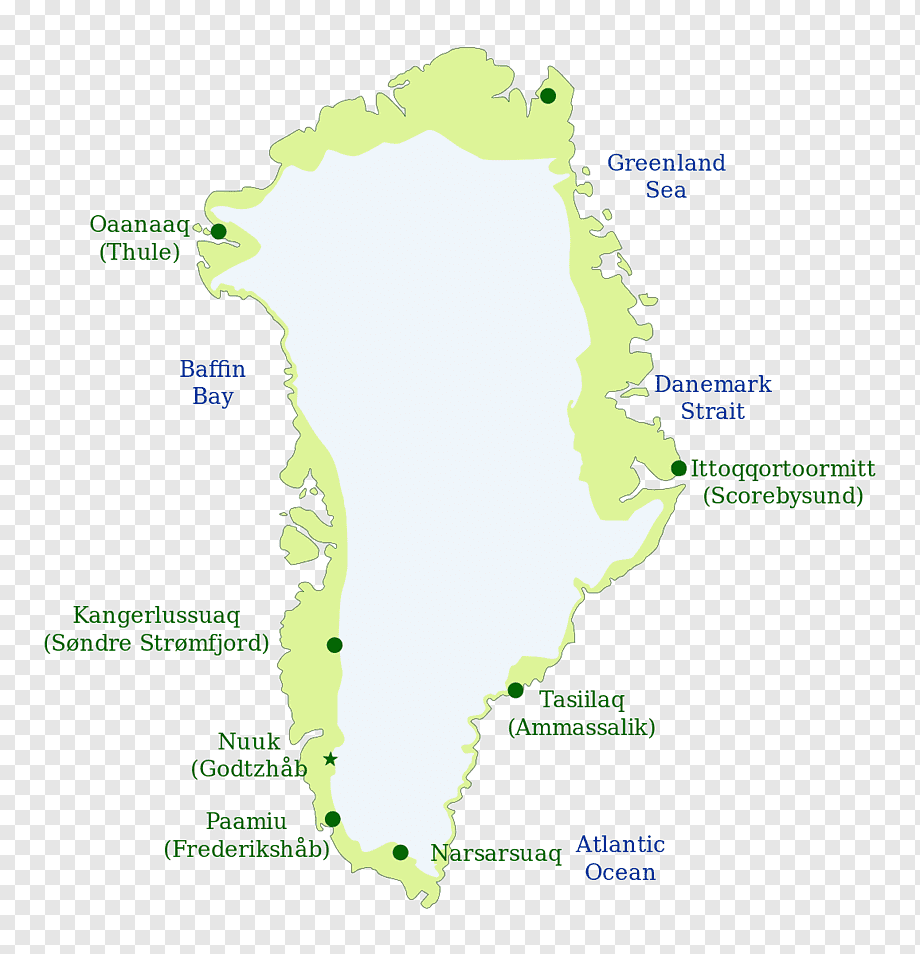
#> input picture map.png, 920 x 954 px
$ python main.py
#> lines starting #> are read from the running program, lines starting #| are printed output that depends on the picture; after the words box and inside, x2 and y2 are one past the last pixel; in counts of white or black regions, pixels touching at a corner belong together
### bayes.py
import sys
import itertools
import random
import numpy as np
import cv2 as cv
from numpy.lib.type_check import imag

MAP_FILE = 'map.png'
SA1_CORNERS = (130, 265, 180, 315)
SA2_CORNERS = (80, 255, 130, 305)
SA3_CORNERS = (105, 205, 155, 255)


class Search():

    def __init__(self, name):
#> called with name = 'Greenland'
        self.name = name
        self.img = cv.imread(MAP_FILE, cv.IMREAD_COLOR)
#> self.img is the input picture: shape (954, 920, 3); mean B, G, R 234, 240.6, 236.4
        if self.img is None:
            print('Error! Could not open map file {}'.format(MAP_FILE), file=sys.stderr)
            sys.exit(1)

        self.area_actual = 0
        self.sailor_actual = [0, 0] #local coordinates search area

        self.sa1 = self.img[SA1_CORNERS[1] : SA1_CORNERS[3],
                            SA1_CORNERS[0] : SA1_CORNERS[2]]
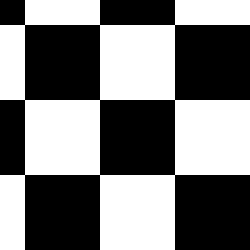
#> self.sa1: shape (50, 50, 3) (shown 5 times larger); values 230 (black) and 255 (white), 48% white; 1 white region, box (x1, y1, x2, y2) and area: (0, 0, 50, 50) 1200
        self.sa2 = self.img[SA2_CORNERS[1] : SA2_CORNERS[3],
                            SA2_CORNERS[0] : SA2_CORNERS[2]]
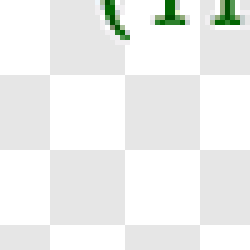
#> self.sa2: shape (50, 50, 3) (shown 5 times larger); mean B, G, R 238.3, 240, 238.3
        self.sa3 = self.img[SA3_CORNERS[1] : SA3_CORNERS[3],
                            SA3_CORNERS[0] : SA3_CORNERS[2]]
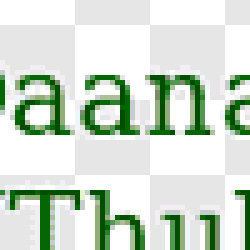
#> self.sa3: shape (50, 50, 3) (shown 5 times larger); mean B, G, R 207.4, 220.6, 208.2

        self.p1 = 0.2
        self.p2 = 0.5
        self.p3 = 0.3

        self.sep1 = 0
        self.sep2 = 0
        self.sep3 = 0


    def draw_map(self, last_known):
        #Display fullskale map with last knonw position marker
#> called with last_known = (160, 290)
        cv.line(self.img, (20, 370), (70, 370), (0, 0, 0), 2)
#> self.img: shape (954, 920, 3); 0.02% of pixels changed, all inside (x1, y1, x2, y2) = (19, 369, 72, 372)
        cv.putText(self.img, '0', (8, 370), cv.FONT_HERSHEY_PLAIN, 1, (0, 0, 0))
#> self.img: shape (954, 920, 3); mean B, G, R 233.9, 240.5, 236.3
        cv.putText(self.img, '50 Nautical Miles ', (71, 370), cv.FONT_HERSHEY_PLAIN, 1, (0, 0, 0))

        cv.rectangle(self.img, (SA1_CORNERS[1], SA1_CORNERS[3],
                                SA1_CORNERS[0], SA1_CORNERS[2]), (0, 0, 0), 1)
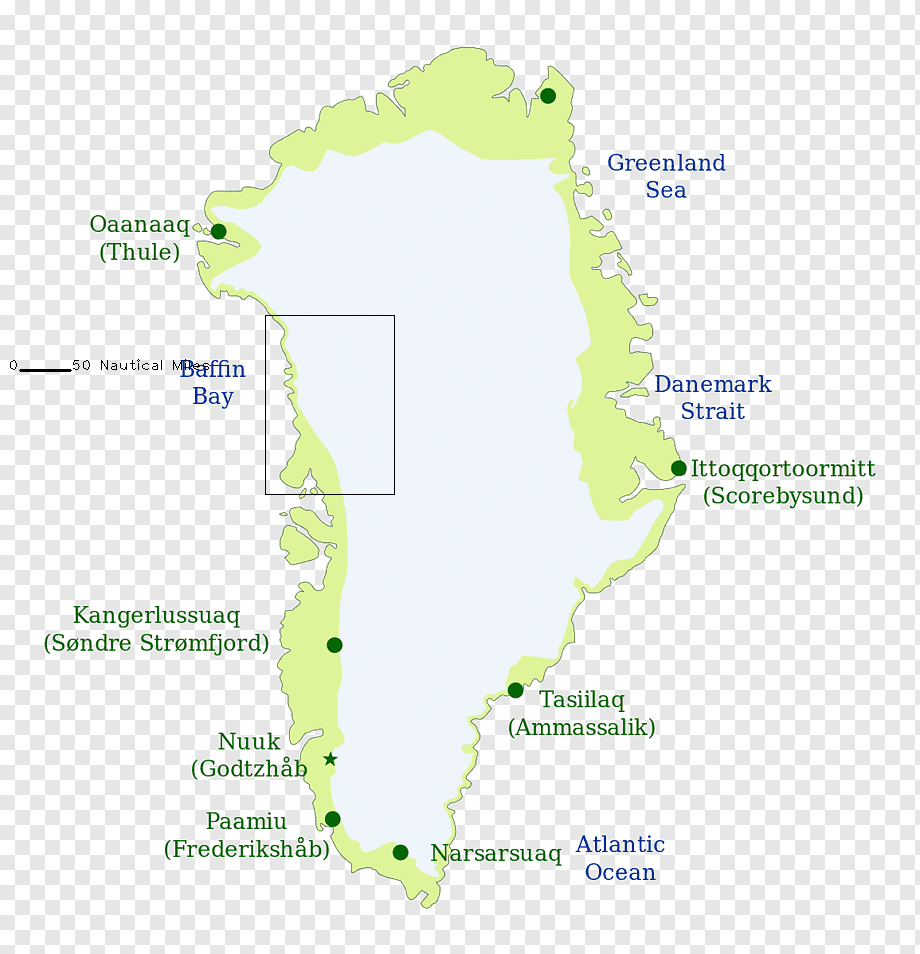
#> self.img: shape (954, 920, 3); mean B, G, R 233.7, 240.3, 236.1
        cv.putText(self.img, '1', (SA1_CORNERS[0]+3, SA1_CORNERS[1] + 15), cv.FONT_HERSHEY_PLAIN, 1, 0)
#> self.img: shape (954, 920, 3); under 0.01% of pixels changed, all inside (x1, y1, x2, y2) = (136, 270, 139, 280)
        cv.rectangle(self.img, (SA2_CORNERS[0], SA2_CORNERS[1]), (SA2_CORNERS[2], SA2_CORNERS[3]), (0, 0, 0), 1)
#> self.img: shape (954, 920, 3); mean B, G, R 233.6, 240.2, 236
        cv.putText(self.img, '2', (SA2_CORNERS[0] + 3, SA2_CORNERS[1] + 15), cv.FONT_HERSHEY_PLAIN, 1, 0)
#> self.img: shape (954, 920, 3); mean B, G, R 233.6, 240.2, 236
        cv.rectangle(self.img, (SA3_CORNERS[0], SA3_CORNERS[1]), (SA3_CORNERS[2], SA3_CORNERS[3]), (0, 0, 0), 1)
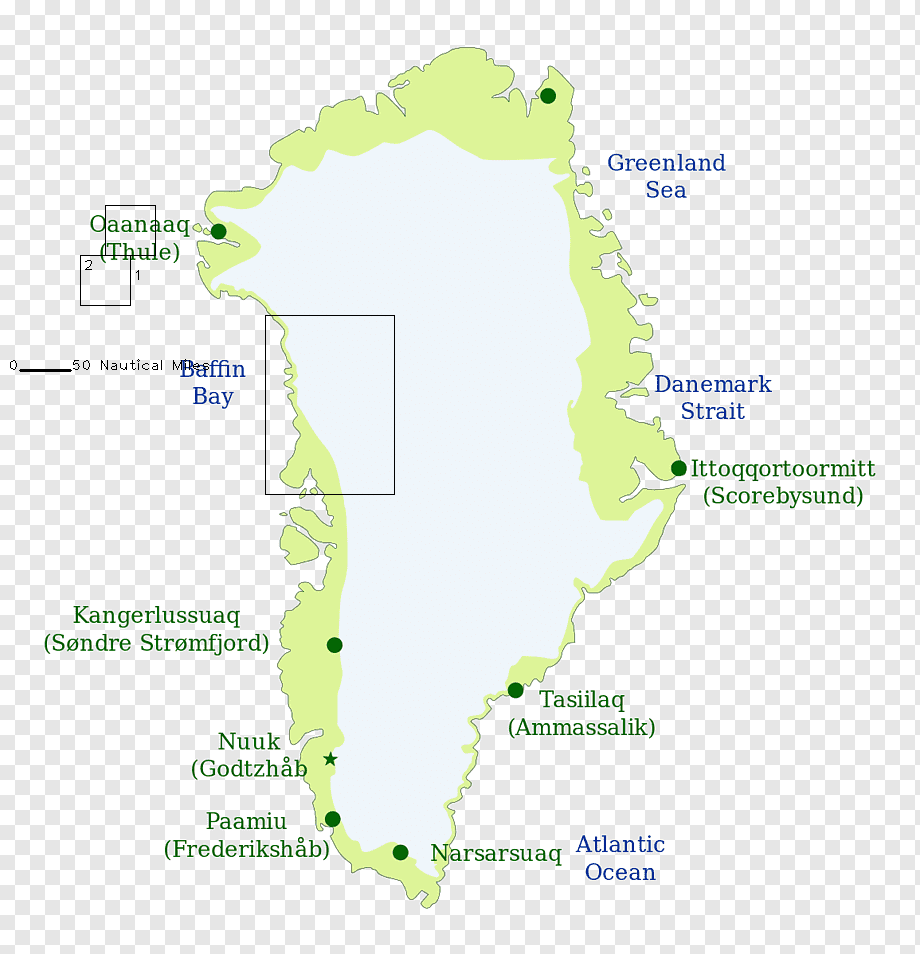
#> self.img: shape (954, 920, 3); mean B, G, R 233.6, 240.2, 236
        cv.putText(self.img, '3', (SA3_CORNERS[0] + 3, SA3_CORNERS[1] + 15), cv.FONT_HERSHEY_PLAIN, 1, 0)
#> self.img: shape (954, 920, 3); under 0.01% of pixels changed, all inside (x1, y1, x2, y2) = (110, 210, 117, 220)

        cv.putText(self.img, '+', (last_known), cv.FONT_HERSHEY_PLAIN, 1, (0, 0, 255))
#> self.img: shape (954, 920, 3); mean B, G, R 233.6, 240.1, 236
        cv.putText(self.img, '+ = Last known position', (274, 355), cv.FONT_HERSHEY_PLAIN, 1, (0, 0, 255))
#> self.img: shape (954, 920, 3); mean B, G, R 233.5, 240.1, 236
        cv.putText(self.img, '* = Actual Position', (275, 370), cv.FONT_HERSHEY_PLAIN, 1, (255, 0, 0))
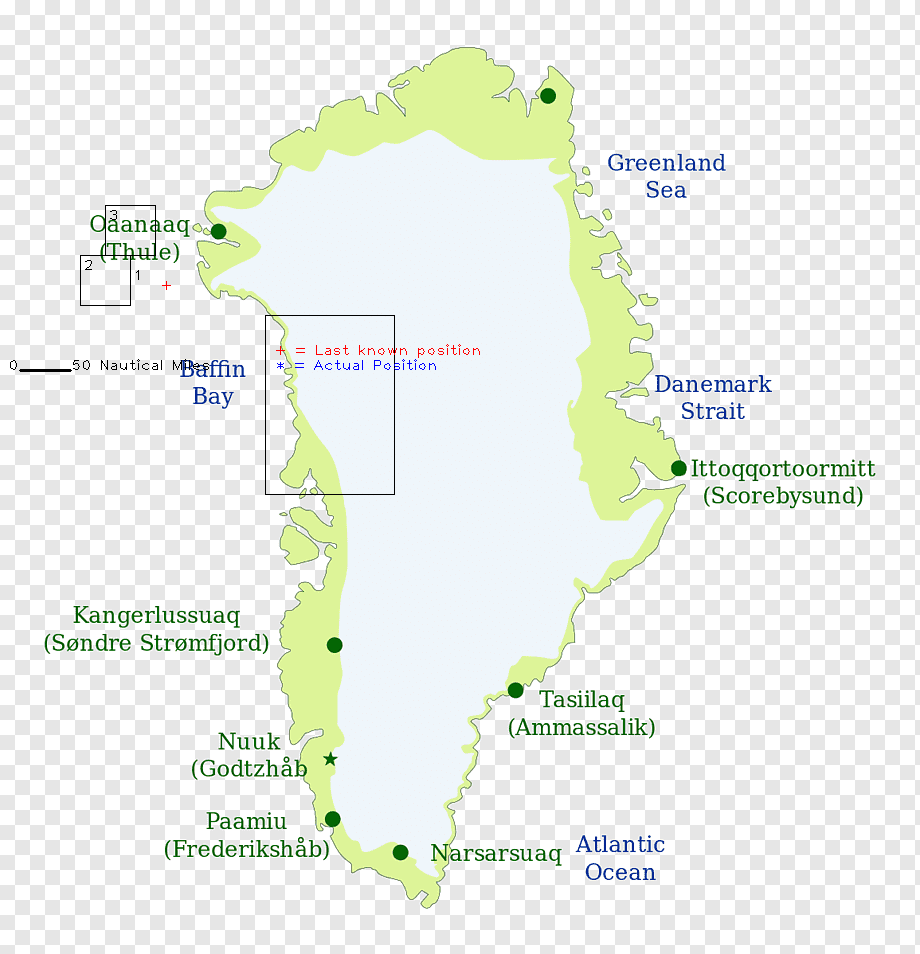
#> self.img: shape (954, 920, 3); mean B, G, R 233.5, 240, 235.9

        cv.imshow('Search Area', self.img)
        cv.moveWindow('Search Area', 750, 10)
        cv.waitKey(500)

    def sailor_final_location(self, num_search_areas):
#> called with num_search_areas = 3
        self.sailor_actual[0] = np.random.choice(self.sa1.shape[1], 1)
        self.sailor_actual[1] = np.random.choice(self.sa1.shape[0], 1)

        area = int(random.triangular(1, num_search_areas + 1))

        if area == 1:
            x = self.sailor_actual[0] + SA1_CORNERS[0]
            y = self.sailor_actual[1] + SA1_CORNERS[1]
            self.area_actual = 1
        elif area == 2:
            x = self.sailor_actual[0] + SA2_CORNERS[0]
            y = self.sailor_actual[1] + SA2_CORNERS[1]
            self.area_actual = 1
        elif area == 3:
            x = self.sailor_actual[0] + SA3_CORNERS[0]
#> x = [149]
            y = self.sailor_actual[1] + SA3_CORNERS[1]
#> y = [252]
            self.area_actual = 1

        return x, y

    def calc_search_effectivness(self):
        #Set decimal search effectivness value per search area
        self.sep1 = random.uniform(0.2, 0.9)
        self.sep2 = random.uniform(0.2, 0.9)
        self.sep3 = random.uniform(0.2, 0.9)

    def conduct_search(self, area_num, area_array, effectivness_prob):
        '''Return search results and lists of searched coordinates'''
        local_y_range = range(area_array.shape[0])
        local_x_range = range(area_array.shape[1])
        coordinates = list(itertools.product(local_x_range, local_y_range))
        random.shuffle(coordinates)
        coordinates = coordinates[:int((len(coordinates) * effectivness_prob))]
        loc_actual = (self.sailor_actual[0], self.sailor_actual[1])
        if area_num == self.area_actual and loc_actual in coordinates:
            return 'Found in area {}'.format(area_num), coordinates
        else :
            return 'Not Found', coordinates

    def revise_target_probs(self):
        '''Update area target probabilities based on search effectivness.'''
        denom = self.p1 * (1 - self.sep1) + self.p2 * (1 - self.sep2) + self.p3 * (1 - self.sep3)
        self.p1 = self.p1 * (1 - self.sep1) / denom
        self.p2 = self.p2 * (1 - self.sep2) / denom
        self.p3 = self.p3 * (1 - self.sep3) / denom

    # [15 lines left out: function draw_menu, not called in this run]

def main() :
        app = Search('Greenland')
        app.draw_map(last_known=(160, 290))
        sailor_x, sailor_y = app.sailor_final_location(num_search_areas=3)
#> sailor_x = [149]; sailor_y = [252]
        print("-" * 65)
        print("\nInitial Target (P) Probabilities:")
        print("P1 = {:.3f}, P2 = {:.3f}".format(app.p1, app.p1, app.p3))
        search_num = 1


        while True:
            app.calc_search_effectivness()
            #draw_menu(search_num)
            choice = input("Choice: ")
#> the answer given: 1

            if choice == 0:
                sys.exit()

            elif choice == "1":
                results_1, coordinates_1 = app.conduct_search(1, app.sa1, app.sep1)
#> results_1 = 'Not Found'; coordinates_1 = 1826 pairs, first value 0 to 49, second value 0 to 49
                results_2, coordinates_2 = app.conduct_search(1, app.sa1, app.sep1)
#> results_2 = 'Found in area 1'; coordinates_2 has the same summary as coordinates_1
                app.sep1 = (len(set(coordinates_1 + coordinates_2))) / (len(app.sa1)**2)
#> app.sep1 = 0.93
                app.sep2 = 0
                app.sep3 = 0

            elif choice == "2":
                results_1, coordinates_1 = app.conduct_search(2, app.sa2, app.sep2)
                results_2, coordinates_2 = app.conduct_search(2, app.sa2, app.sep2)
                app.sep1 = 0
                app.sep2 = (len(set(coordinates_1 + coordinates_2))) / (len(app.sa2)**2)
                app.sep3 = 0

            elif choice == "3":
                results_1, coordinates_1 = app.conduct_search(3, app.sa3, app.sep3)
                results_2, coordinates_2 = app.conduct_search(3, app.sa3, app.sep3)
                app.sep1 = 0
                app.sep2 = 0
                app.erp3 = (len(set(coordinates_1 + coordinates_2)))/(len(app.sa3)**2)

            elif choice == "4":
                results_1, coordinates_1 = app.conduct_search(1, app.sa1, app.sep1)
                results_2, coordinates_2 = app.conduct_search(2, app.sa2, app.sep2)
                app.sep3 = 0

            elif choice == "5":
                results_1, coordinates_1 = app.conduct_search(1, app.sa1, app.sep1)
                results_2, coordinates_2 = app.conduct_search(3, app.sa3, app.sep3)
                app.sep2 = 0


            elif choice == "6":
                results_1, coordinates_1 = app.conduct_search(2, app.sa2, app.sep2)
                results_2, coordinates_2 = app.conduct_search(3, app.sa3, app.sep3)
                app.sep1 = 0

            elif choice == "7":
                main()

            else:
                print("\nSorry, but that isn't a valid choice.", file=sys.stderr)
            app.revise_target_probs()
#> in revise_target_probs, `denom = self.p1 * (1 - self.sep1) + self.p2 * (1 - self.sep2) + self.p..`: denom = 0.814
#> in revise_target_probs, `self.p1 = self.p1 * (1 - self.sep1) / denom`: self.p1 = 0.0171
#> in revise_target_probs, `self.p2 = self.p2 * (1 - self.sep2) / denom`: self.p2 = 0.614
#> in revise_target_probs, `self.p3 = self.p3 * (1 - self.sep3) / denom`: self.p3 = 0.369

            print("\nSearch {} Results 1 = {}".format(search_num, results_1), file=sys.stderr)
            print("Search {} Results 2 = {}\n".format(search_num, results_2), file=sys.stderr)
            print("Search {} Effectivness (E):".format(search_num))
            print("E1 = {:.3f}, E2 = {:.3f}, E3 = {:.3f}".format(app.p1, app.p2, app.p3))
#| E1 = 0.017, E2 = 0.614, E3 = 0.369

            if results_1 == 'Not Found' and results_2 == 'Not Found':
                print("\nNew Target Probabilities (P) for Search {}:".format(search_num + 1))
                print("P1 = {:.3f}, P2 = {:.3f}, P3 = {:.3f}".format(app.p1, app.p2, app.p3))
            else:
#> (the run stopped early here; a loop or call above may not have finished)
